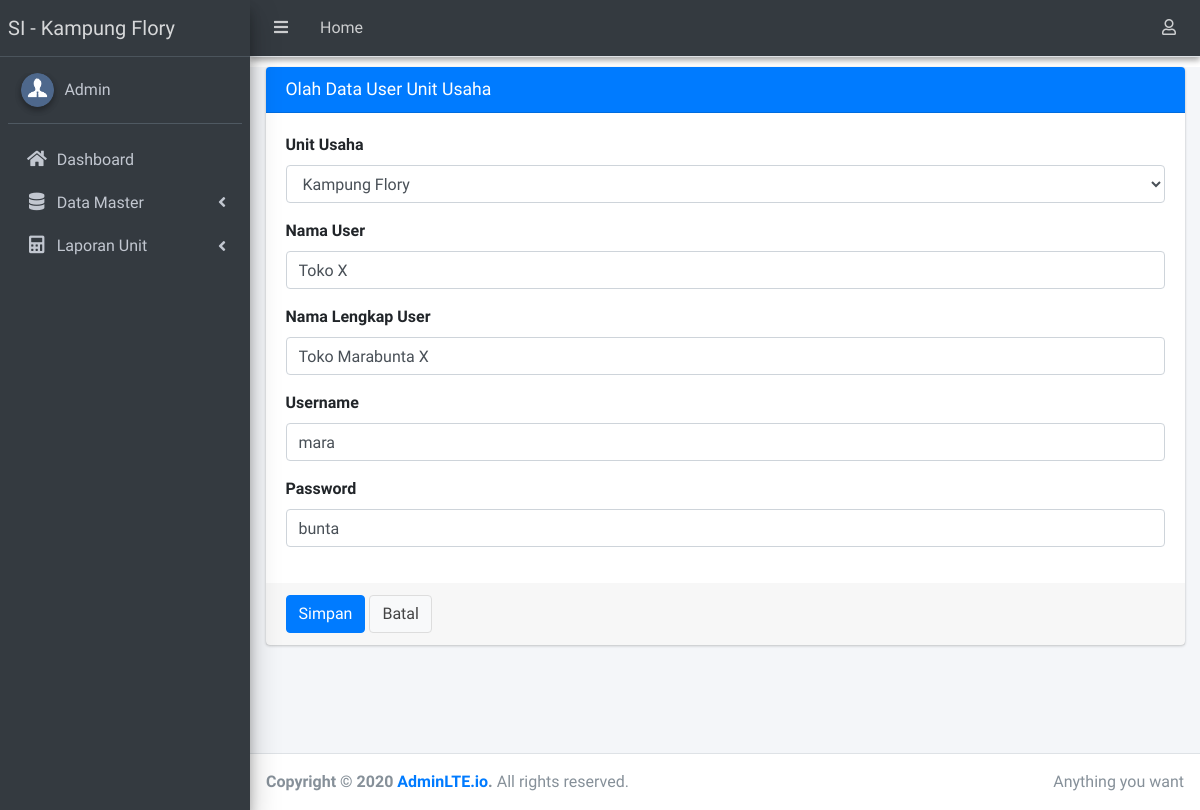
Before: /admin/index.php?hal=user_olah&id=1 with the older database file.
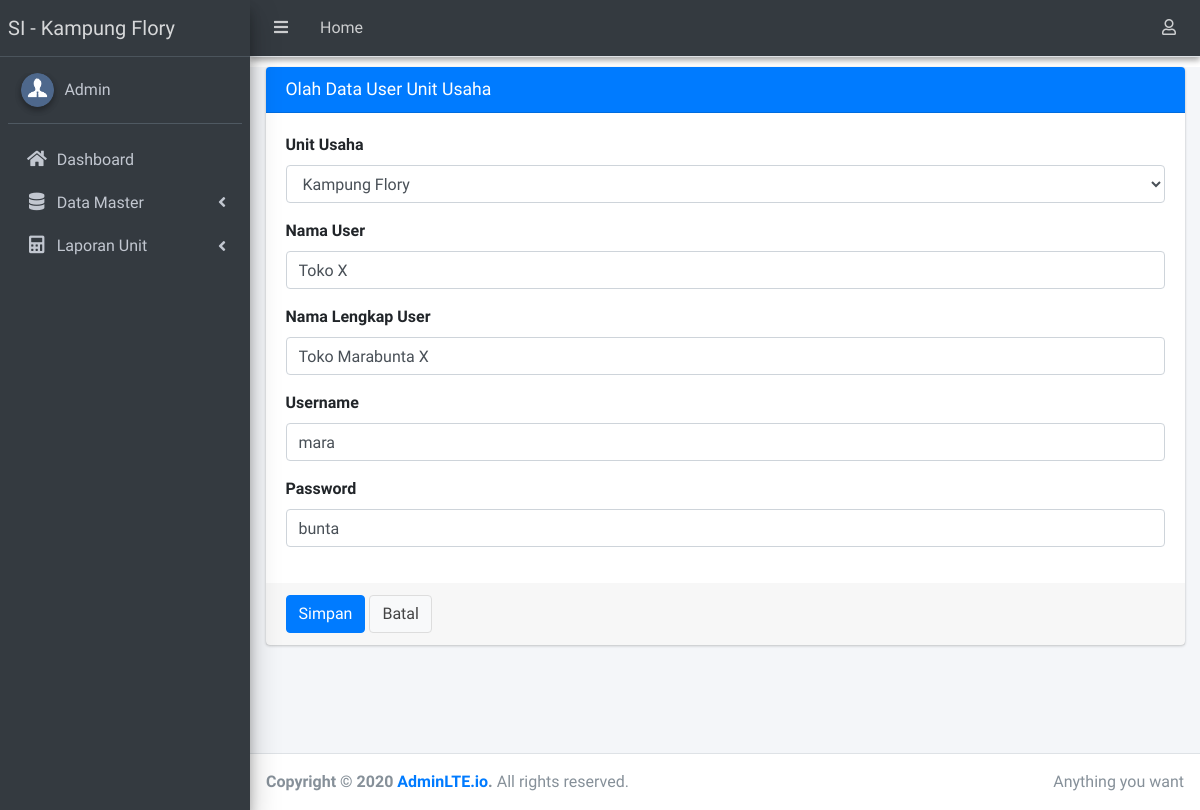
After: the same page with the newer database file.
### tables this page shows
CREATE TABLE `tb_user` (
  `id_user` int(11) NOT NULL,
  `nama_user` varchar(30) DEFAULT NULL,
  `nama_lengkap_user` varchar(50) DEFAULT NULL,
  `username` varchar(30) DEFAULT NULL,
  `password` varchar(30) DEFAULT NULL,
  `id_unit` int(11) DEFAULT NULL
);

CREATE TABLE `tb_unit` (
  `id_unit` int(11) NOT NULL,
  `nama_unit` varchar(30) DEFAULT NULL,
  `jenis_usaha` varchar(100) DEFAULT NULL
);

### setting/crud.php (called while the page is built, shortened)
<?php
  function ArrayData($conn,$table,$kondisi){
    $row = $conn->query("Select * from $table where $kondisi")->fetch_assoc();
    return $row;
  }
?>

### admin/user_olah.php (the view, shortened to what this page needs)
<?php
$username="";
if (isset($_GET['id'])){
  $kode=$_GET['id'];
  extract(ArrayData($mysqli,"tb_user","id_user='$kode'"));
}
?>
<section class="content" style="margin-top: 10px;">
  <div class="container-fluid">
    <div class="row">
      <div class="col-md-12">
        <div class="card card-primary">
          <div class="card-header">
            <h3 class="card-title">Olah Data User Unit Usaha</h3>
          </div>
          <form role="form" id="quickForm" action="user_proses.php" method="post">
            <div class="card-body">
              <div class="form-group">
                <label for="nama">Unit Usaha</label>
                <select class="form-control select2" name="id_unit">
                  <?php
                  $query="SELECT * from tb_unit";
                  $result=$mysqli->query($query);
                  $num_result=$result->num_rows;
                  if ($num_result > 0 ) {
                    while ($data=mysqli_fetch_assoc($result)) { ?>
                      <option value="<?=$data['id_unit']?>" <?=isselect($data['id_unit'],$id_unit)?>><?=$data['nama_unit']?></option>
                    <?php }
                  }
                  ?>
                </select>
              </div>
              <div class="form-group">
                <label for="nama">Nama User</label>
                <input type="text" name="nama_user" class="form-control" value="<?=@$nama_user?>" placeholder="Inputkan Nama user" required="">
              </div>
              <div class="form-group">
                <label for="nama">Nama Lengkap User</label>
                <input type="text" name="nama_lengkap_user" class="form-control" value="<?=@$nama_lengkap_user?>" placeholder="Inputkan Nama Lengkap user" required="">
              </div>
              <div class="form-group">
                <label for="nama">Username</label>
                <input type="text" name="username" class="form-control" value="<?=@$username?>" placeholder="Inputkan Username" required="">
              </div>
              <div class="form-group">
                <label for="nama">Password</label>
                <input type="text" name="password" class="form-control" value="<?=@$password?>" placeholder="Inputkan Password" required="">
              </div>
            </div>
            <div class="card-footer">
              <input type="submit" name="<?=isset($_GET['id'])?'ubah':'tambah';?>"
              class="btn btn-primary" value="Simpan">
              <a href="?hal=user" class="btn btn-default">
                Batal
              </a>
            </div>
          </form>
        </div>
      </div>
    </div>
  </div>
</section>

Changed rows visible on the page:
changed tb_user "Toko X": id_unit (not shown) → "Kampung Flory"
Other visible differences:
form field id_unit: "Kampung Flory" → (not shown)
